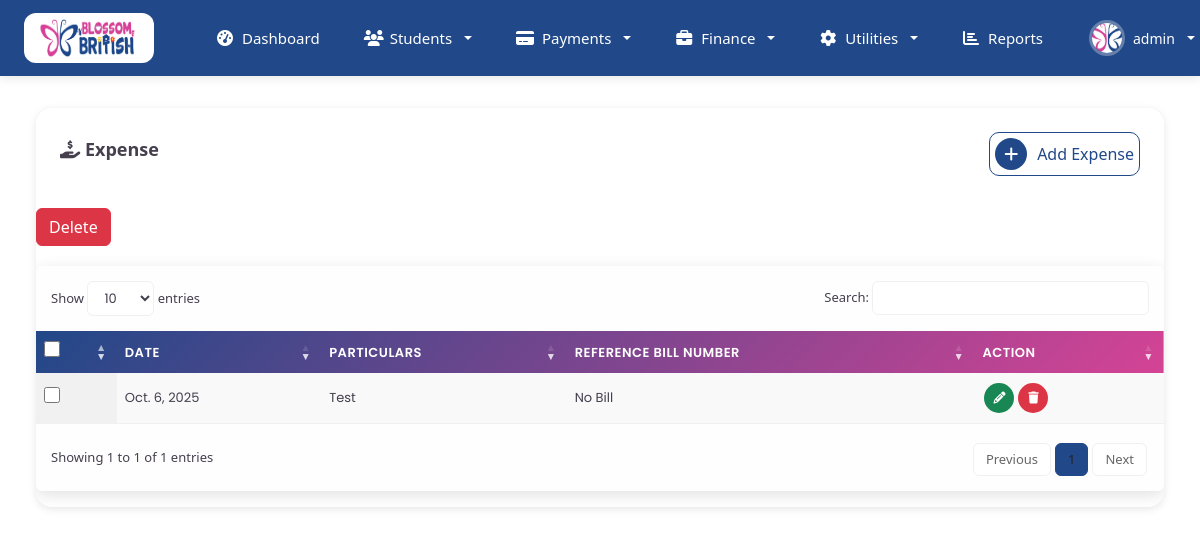
The page /finances/expense (signed in) on the database as committed earlier.
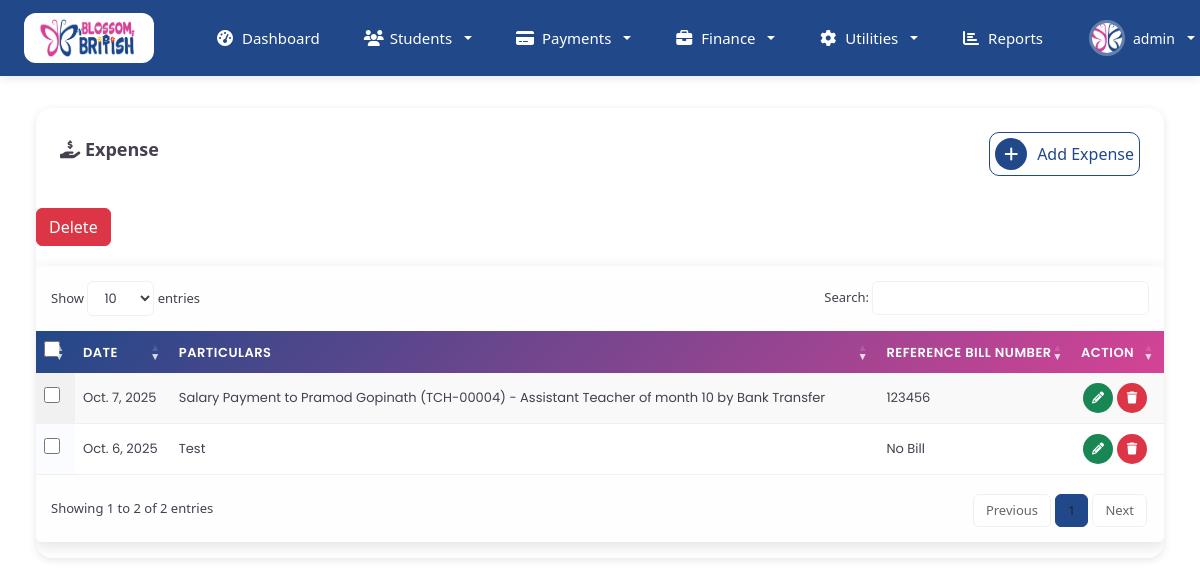
The same page on the database as committed later.
### Finance/models.py (models this page shows)
class Expense(models.Model):
    date = models.DateField(auto_now_add=True)
    perticulers = models.CharField(max_length=255)
    amount = models.FloatField()
    bill_number = models.CharField(max_length=20, default="No Bill")
    other = models.CharField(max_length=255, default=" ",null=True, blank=True)

### Finance/views.py (the view)
# urls.py: path("expense",views.expense, name= "expense"),
@login_required(login_url="SignIn")
def expense(request):
    ex = Expense.objects.all().order_by("-id")
    context = {
        "expense":ex
    }
    return render(request,"finance/Expense.html",context)

### home/context_processors.py (called while the page is built)
def user_context(request):
    if isinstance(request.user, AnonymousUser):
        return {}
    return {
        'user_full_name': f"{request.user.first_name} {request.user.last_name}".strip(),
        'user_initials': f"{request.user.first_name[:1]}{request.user.last_name[:1]}".upper() if request.user.first_name and request.user.last_name else request.user.username[:2].upper(),
        'user_role_display': request.user.role.title() if hasattr(request.user, 'role') else 'User',
    }

### templates/finance/Expense.html (shortened to what the changed rows need)
{% extends 'auth_templates/index.html' %}
{% load static %}
{% block content %}
<div class="content-page">
    <div class="container-fluid">
        <div class="row">
            <div class="col-lg-12">
                <div class="students-container">
                    <div class="dashboard-card-1">
                        <div class="col-lg-12">
                            <form method="post" action="{% url 'delete_bulk_expense' %}">
                                <div class="text-right mt-2 mb-2">
                                    <button
                                        onclick="return confirm('Are You Sure Do You Want To Delete Selected Items?')"
                                        type="submit" class="btn btn-danger">Delete</button>
                                </div>
                                <div class="table-responsive-1 rounded mb-3">
                                    <table class="data-bs-tables table mb-0 tbl-server-info display" id="expenseTable">
                                        <thead class="bg-white text-uppercase">
                                            <tr>
                                                <th>
                                                    <div class="checkbox d-inline-block">
                                                        <input type="checkbox" id="select-all" aria-checked="false"
                                                            class="checkbox-input">
                                                    </div>
                                                </th>
                                                <th>Date</th>
                                                <th>Particulars</th>
                                                <th>Reference Bill Number</th>
                                                <th>Action</th>
                                            </tr>
                                        </thead>
                                        <tbody class="ligth-body">
                                            {% for m in expense %}
                                            <tr>
                                                <td>
                                                    <div class="checkbox d-inline-block">
                                                        <input type="checkbox" value="{{m.id}}" name="contact_id[]"
                                                            class="checkbox-input contact-checkbox">
                                                    </div>
                                                </td>
                                                <td>
                                                    {{m.date}}</td>
                                                <td>{{m.perticulers}}</td>
                                                <td>{{m.bill_number}}</td>
                                                <td>
                                                    <div class="d-flex align-items-center list-action">
                                                        <a class="badge bg-success mr-2" data-bs-toggle="tooltip"
                                                            data-bs-placement="top" title=""
                                                            data-bs-original-title="Edit"
                                                            href="{%url 'update_expense' m.id %}"><i
                                                                class="fa fa-pencil mr-0"></i></a>
                                                        <a class="badge bg-danger mr-2" data-bs-toggle="modal"
                                                            data-bs-target="#deletemodel{{m.id}}"
                                                            data-bs-original-title="Delete" href="#"><i
                                                                class="fa fa-trash mr-0"></i></a>
                                                    </div>
                                                </td>
                                            </tr>
                                            {% endfor %}
                                        </tbody>
                                    </table>
                                </div>
                            </form>
                        </div>
                    </div>
                </div>
            </div>
            <link rel="stylesheet" href="{% static 'css/jquery.dataTables.min.css' %}">
            {% endblock %}

Rows that differ between the two databases and show on the page:
added Expense: date "Oct. 7, 2025", perticulers "Salary Payment to Pramod Gopinath (TCH-00004) - Assistant Teacher of month 10 by Bank Transfer", bill_number "123456"
Other text that changed with them:
text written by a page script: "Show entries Search: Showing 1 to 1 of 1 entries Previous 1 Next" → "Show entries Search: Showing 1 to 2 of 2 entries Previous 1 Next"
